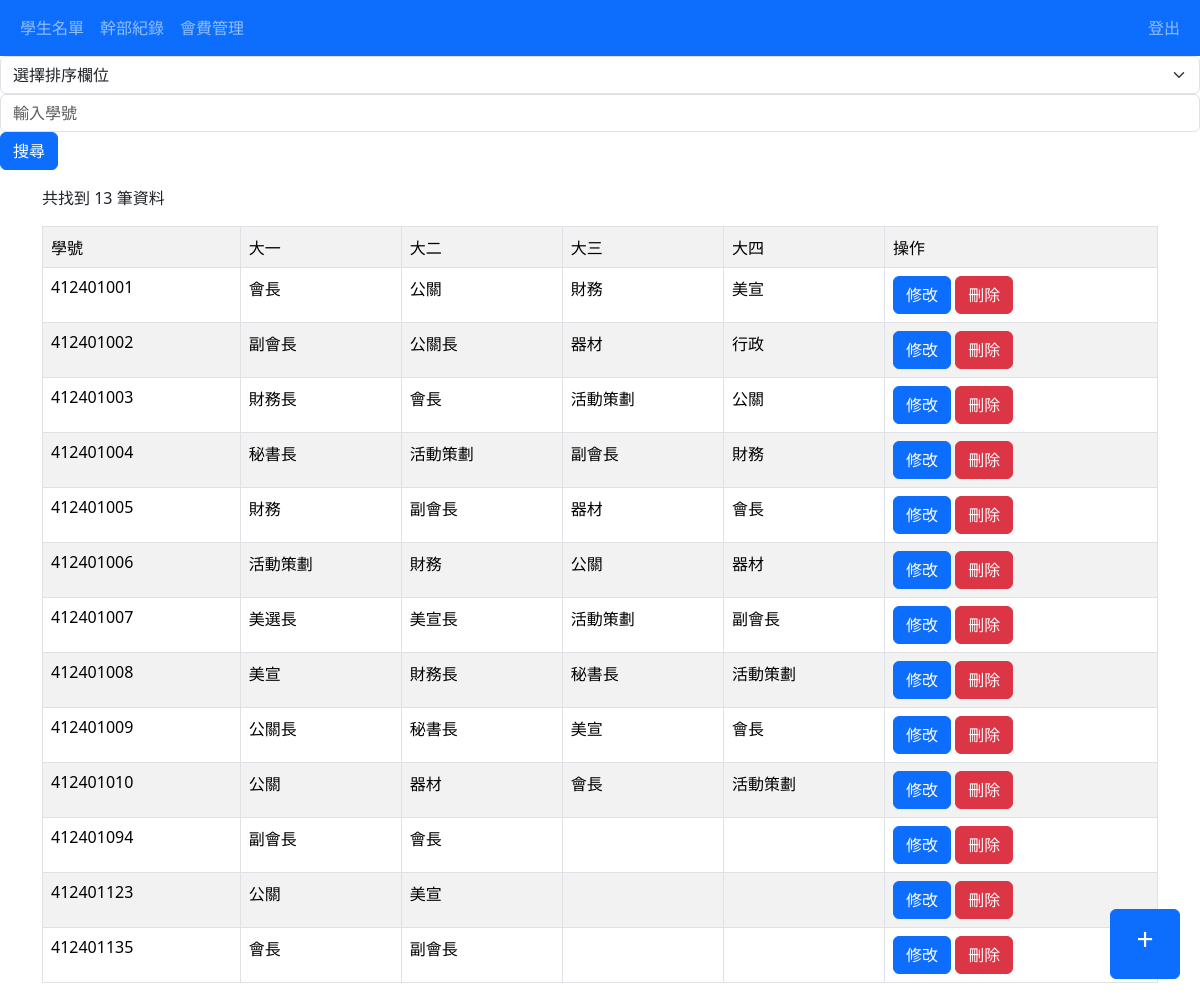
Screenshot of /query.php with the database file from the repository.
### tables this page shows
CREATE TABLE `job` (
  `Stu_id` varchar(20) NOT NULL,
  `1` varchar(20) NOT NULL,
  `2` varchar(20) NOT NULL,
  `3` varchar(20) NOT NULL,
  `4` varchar(20) NOT NULL
);

### query.php (the view, shortened to what this page needs)
<?php
require_once "header.php";
try {
  require_once 'db.php';
  $searchtxt = $_POST["searchtxt"] ?? "";
  $order = $_POST["order"] ?? "";
  $sql = "SELECT * FROM job";
  $result = mysqli_query($conn, $sql);
  $totalRecords = mysqli_num_rows($result);
?>
<form action="query.php" method="post">
  <select name="order" class="form-select" aria-label="選擇排序欄位">
    <option selected value="" <?=($order == '') ? 'selected' : ''?>>選擇排序欄位</option>
  </select>
  <input placeholder="輸入學號" class="form-control" type="text" name="searchtxt" value="<?=$searchtxt?>">
  <input class="btn btn-primary" type="submit" value="搜尋">
  <a href="insert.php" class="btn btn-primary position-fixed bottom-0 end-0" style="font-size: 30px; width: 70px; height: 70px; margin: 20px;">+</a>
</form>
<div class="container mt-3">
  <p>共找到 <?=$totalRecords?> 筆資料</p>
</div>
<div class="container">
  <table class="table table-bordered table-striped">
    <tr>
      <td>學號</td>
      <td>大一</td>
      <td>大二</td>
      <td>大三</td>
      <td>大四</td>
      <td>操作</td>
    </tr>
    <?php while ($row = mysqli_fetch_assoc($result)) {?>
    <tr>
      <td><?=$row["Stu_id"]?></td>
      <td><?=$row["1"]?></td>
      <td><?=$row["2"]?></td>
      <td><?=$row["3"]?></td>
      <td><?=$row["4"]?></td>
      <td>
        <a href="update.php?Stu_id=<?=$row["Stu_id"]?>" class="btn btn-primary">修改</a>
        <a href="delete.php?Stu_id=<?=$row["Stu_id"]?>" class="btn btn-danger">刪除</a>
      </td>
    </tr>
    <?php } ?>
  </table>
</div>
<?php
} catch (Exception $e) {
  echo 'Message: ' . $e->getMessage();
}
require_once "footer.php";
?>

### rows the page displays
job: Stu_id "412401001", 1 "會長", 2 "公關", 3 "財務", 4 "美宣"
job: Stu_id "412401002", 1 "副會長", 2 "公關長", 3 "器材", 4 "行政"
job: Stu_id "412401003", 1 "財務長", 2 "會長", 3 "活動策劃", 4 "公關"
job: Stu_id "412401004", 1 "秘書長", 2 "活動策劃", 3 "副會長", 4 "財務"
job: Stu_id "412401005", 1 "財務", 2 "副會長", 3 "器材", 4 "會長"
job: Stu_id "412401006", 1 "活動策劃", 2 "財務", 3 "公關", 4 "器材"
job: Stu_id "412401007", 1 "美選長", 2 "美宣長", 3 "活動策劃", 4 "副會長"
job: Stu_id "412401008", 1 "美宣", 2 "財務長", 3 "秘書長", 4 "活動策劃"
job: Stu_id "412401009", 1 "公關長", 2 "秘書長", 3 "美宣", 4 "會長"
job: Stu_id "412401010", 1 "公關", 2 "器材", 3 "會長", 4 "活動策劃"
job: Stu_id "412401094", 1 "副會長", 2 "會長"
job: Stu_id "412401123", 1 "公關", 2 "美宣"
job: Stu_id "412401135", 1 "會長", 2 "副會長"

### other values shown
$totalRecords "13"
